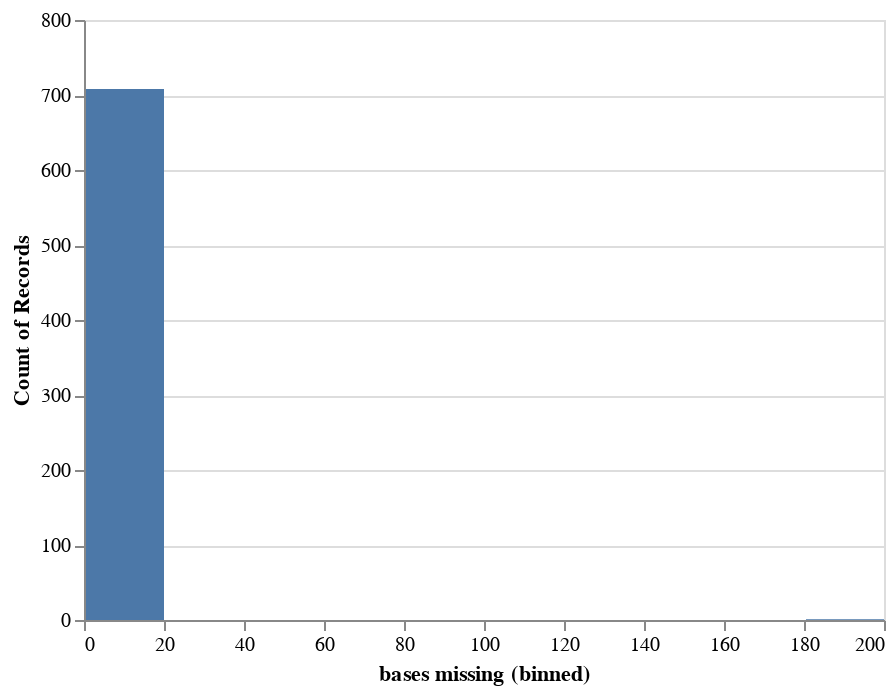

The notebook cell this image was saved under:
### Code cell
alt.Chart(genomes_missing_bases_df).mark_bar().encode(
    alt.X("bases missing:Q", bin=True),
    y="count()"
)

### Figure 1 — Vega-Lite specification as saved in the notebook (floating-point values rounded to 4 significant figures; data arrays with more than 128 entries replaced by an {"elided": "..."} marker saying what was removed)
{"$schema": "https://vega.github.io/schema/vega-lite/v3.4.0.json", "config": {"mark": {"tooltip": null}, "view": {"height": 300, "width": 400}}, "data": {"name": "data-cc71a4ce0820a50db7bbd265eeaebffc"}, "datasets": {"data-cc71a4ce0820a50db7bbd265eeaebffc": {"elided": "709 records"}}, "encoding": {"x": {"bin": true, "field": "bases missing", "type": "quantitative"}, "y": {"aggregate": "count", "type": "quantitative"}}, "mark": "bar"}
